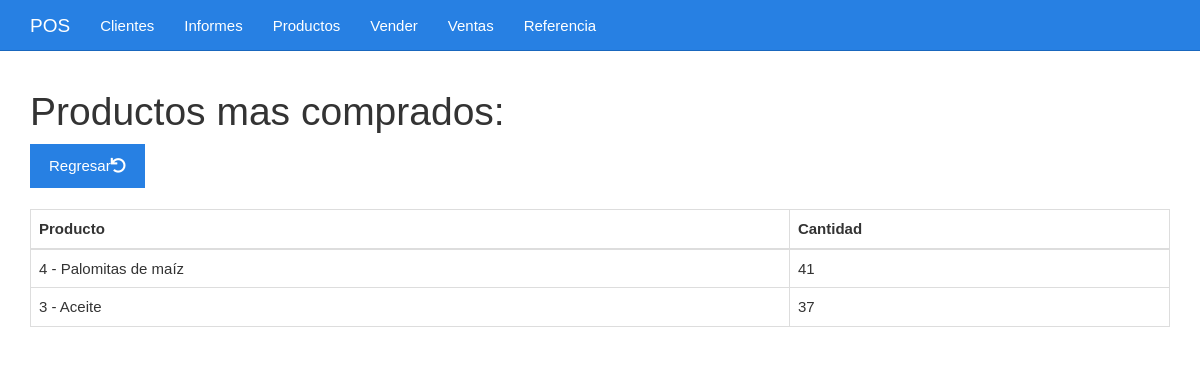
The page /index.php?c=Informes&a=informeProductos on the database its author committed.
### tables this page shows
CREATE TABLE productos(
	id BIGINT UNSIGNED NOT NULL AUTO_INCREMENT,
	codigo VARCHAR(255) NOT NULL,
	descripcion VARCHAR(255) NOT NULL,
	precioVenta DECIMAL(5, 2) NOT NULL,
	precioCompra DECIMAL(5, 2) NOT NULL,
	existencia DECIMAL(5, 2) NOT NULL,
	PRIMARY KEY(id)
);

### controllers/Informes.php (called while the page is built, shortened)
<?php
	class InformesController {
		public function __construct() {
			require_once "models/InformesModel.php";
		}
		public function informeProductos() {
            $informes = new Informes_Model();
			$informesProductos["informesProductos"] = $informes -> informeProductos();
			require_once "views/informes/informes_productos.php";
        }
	}
?>

### config/database.php (called while the page is built, shortened)
<?php
    class Conectar {
        public static function conexion() {
            $conexion = new mysqli(DB_HOST, DB_USERNAME, DB_PASSWORD, DB_NAME);
            return $conexion;
        }
    };
?>

### models/InformesModel.php (called while the page is built, shortened)
<?php
    class Informes_Model {
        private $db;
        public function __construct() {
            $this->db = Conectar::conexion();
        }
        public function informeProductos() {
            $sql = "SELECT p.id AS CodProducto, p.descripcion as Producto , SUM(pv.cantidad) as Cantidad FROM productos_vendidos pv JOIN productos p ON pv.id_producto = p.id GROUP BY CodProducto ORDER BY Cantidad DESC LIMIT 2;";
            $resultado = $this-> db -> query($sql);
            while($row = $resultado -> fetch_assoc()) {
                $this-> informesProductos[] = $row;
            }
            return $this->informesProductos;
        }
    }
?>

### views/informes/informes_productos.php (the view)
<div class="col-xs-12">
	<h1>Productos mas comprados: </h1>
	<div>
		<a class="btn btn-primary" href="index.php?c=Informes">Regresar<i class="fa fa-undo"></i></a>
	</div>
	<br>
	<table class="table table-bordered">
		<thead>
			<tr>
				<th>Producto</th>
				<th>Cantidad</th>
			</tr>
		</thead>
		<tbody>
			<?php foreach($informesProductos["informesProductos"] as $producto){ ?>
				<tr>
					<td><?php echo $producto['CodProducto']." - ".$producto['Producto'] ?></td>
					<td><?php echo $producto['Cantidad'] ?></td>
				</tr>
			<?php } ?>
		</tbody>
	</table>
</div>

### css/estilo.css (style rules this page uses)
body { padding-top: 70px; }

### rows shown on the page
productos: id "4", descripcion "Palomitas de maíz", Cantidad "41"
productos: id "3", descripcion "Aceite", Cantidad "37"
